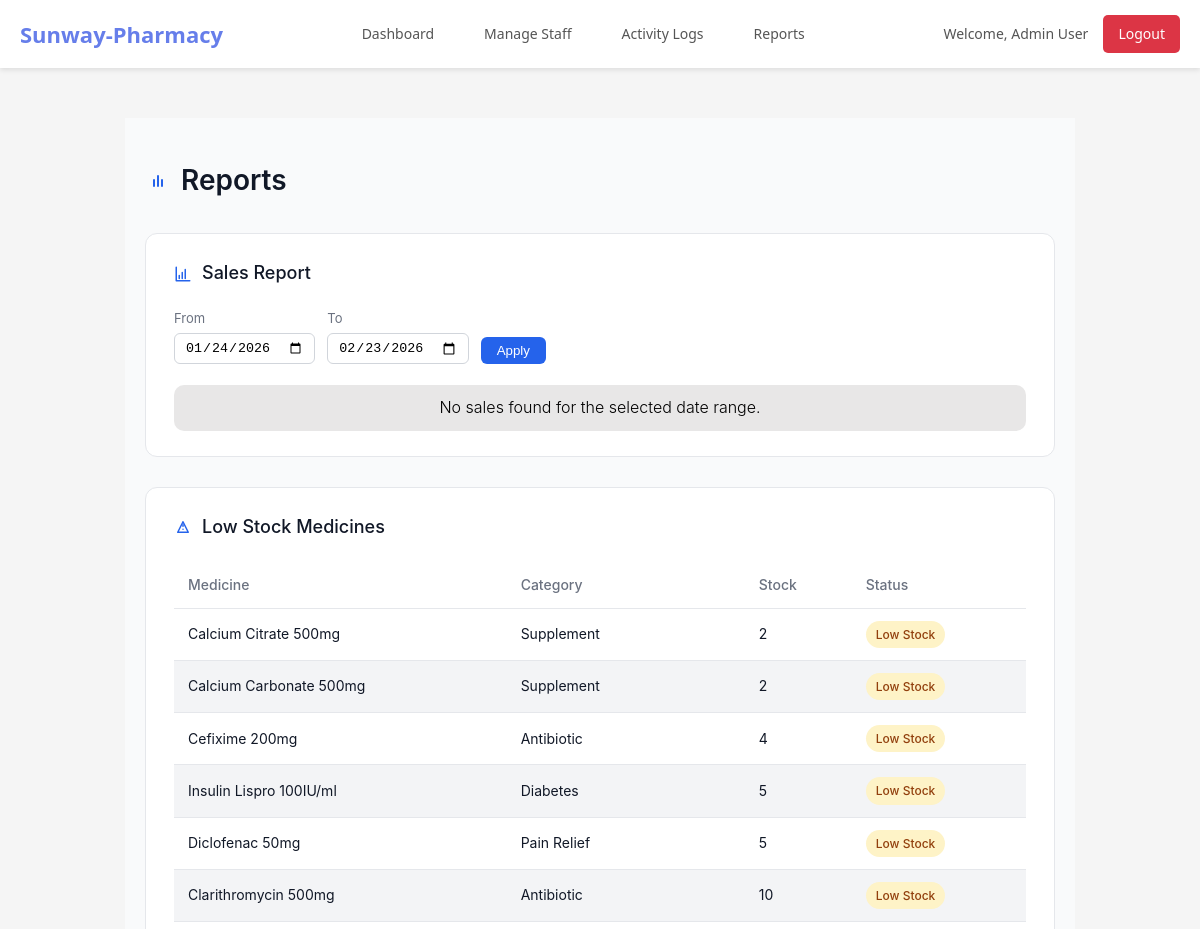
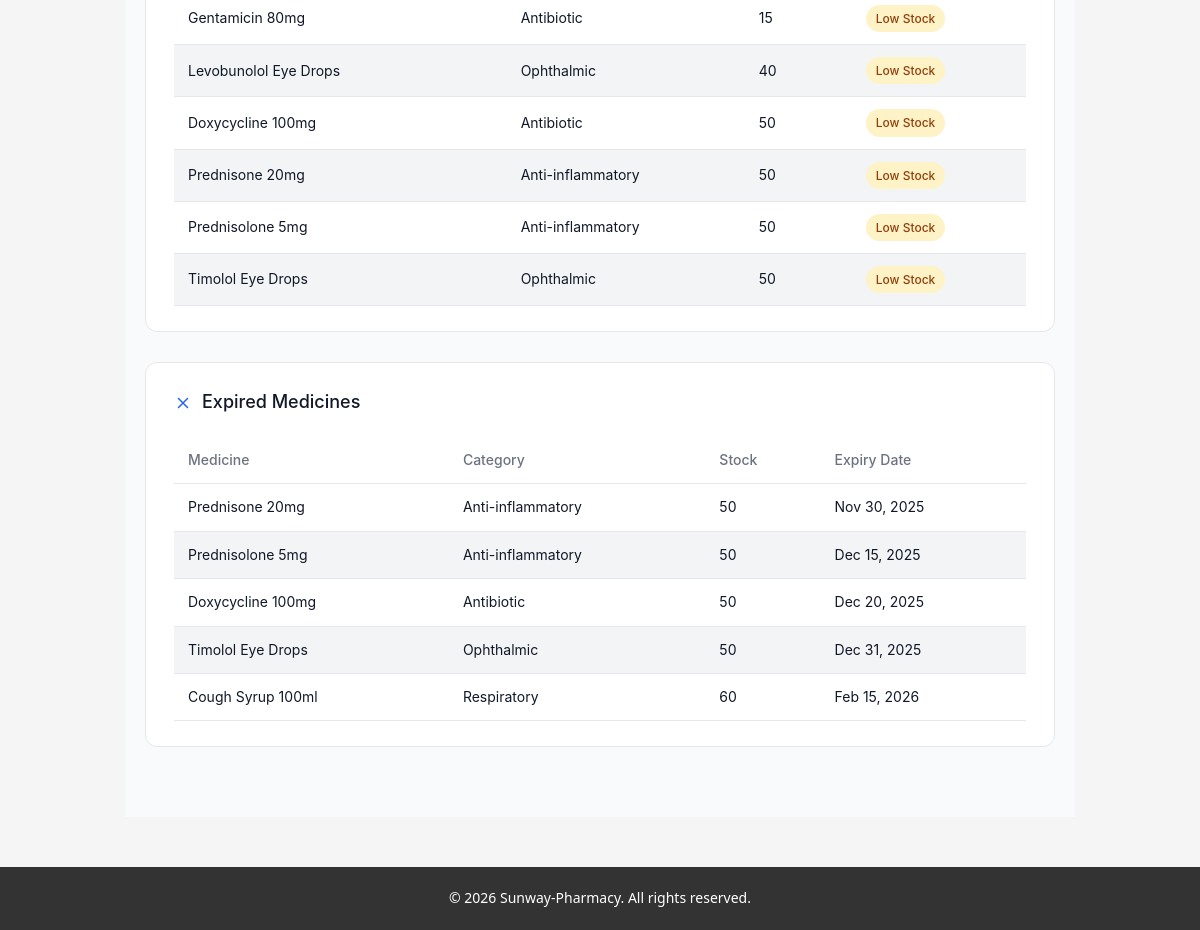
Screenshot of /admin/reports.php (signed in) with the database file from the repository (2 pictures, top to bottom).
### tables this page shows
CREATE TABLE `medicines` (
  `id` int(11) NOT NULL,
  `name` varchar(200) NOT NULL,
  `category` varchar(100) NOT NULL,
  `price` decimal(10,2) NOT NULL,
  `stock_quantity` int(11) NOT NULL DEFAULT 0,
  `expiry_date` date DEFAULT NULL,
  `created_at` timestamp NOT NULL DEFAULT current_timestamp(),
  `updated_at` timestamp NOT NULL DEFAULT current_timestamp() ON UPDATE current_timestamp()
);

### includes/functions.php (called while the page is built, shortened)
<?php
function format_date($date) {
    return date('M d, Y', strtotime($date));
}
?>

### admin/reports.php (the view, shortened to what this page needs)
<?php
include '../includes/header.php';
$from_date = $_GET['from_date'] ?? date('Y-m-d', strtotime('-30 days'));
$to_date   = $_GET['to_date'] ?? date('Y-m-d');
$sql = "SELECT DATE(created_at) as date, COUNT(*) as total_bills, SUM(total_amount) as total_sales
        FROM bills
        WHERE DATE(created_at) BETWEEN '$from_date' AND '$to_date'
        GROUP BY DATE(created_at)
        ORDER BY date DESC";
$sales_result = mysqli_query($conn, $sql);
$sql = "SELECT * FROM medicines WHERE stock_quantity <= " . LOW_STOCK_THRESHOLD . " ORDER BY stock_quantity ASC";
$low_stock_result = mysqli_query($conn, $sql);
$sql = "SELECT * FROM medicines WHERE expiry_date < CURDATE() ORDER BY expiry_date ASC";
$expired_result = mysqli_query($conn, $sql);
?>
<div class="reports-wrap">
    <div class="reports-header">
        <svg class="header-icon" fill="none" viewBox="0 0 24 24" stroke-width="2">
            <path stroke-linecap="round" stroke-linejoin="round" d="M9 17v-6m4 6V7m4 10V11"/>
        </svg>
        <h1>Reports</h1>
    </div>
    <div class="report-block">
        <h2>
            <svg class="icon" fill="none" viewBox="0 0 24 24" stroke-width="2">
                <path stroke-linecap="round" stroke-linejoin="round" d="M3 3v18h18M7 14v4M11 10v8M15 6v12"/>
            </svg>
            Sales Report
        </h2>
        <form method="GET" class="filter-form">
            <div>
                <label>From</label>
                <input type="date" name="from_date" value="<?php echo $from_date; ?>">
            </div>
            <div>
                <label>To</label>
                <input type="date" name="to_date" value="<?php echo $to_date; ?>">
            </div>
            <button type="submit">Apply</button>
        </form>
        <div class="table-wrap">
            <?php if(mysqli_num_rows($sales_result) > 0): ?>
            <table class="report-table">
                <thead>
                    <tr>
                        <th>Date</th>
                        <th>Total Bills</th>
                        <th>Total Sales</th>
                    </tr>
                </thead>
                <tbody>
                    <?php
                    $total_sales_sum = 0;
                    while ($sale = mysqli_fetch_assoc($sales_result)):
                        $total_sales_sum += $sale['total_sales'];
                    ?>
                        <tr>
                            <td><?php echo format_date($sale['date']); ?></td>
                            <td><?php echo $sale['total_bills']; ?></td>
                            <td><?php echo format_currency($sale['total_sales']); ?></td>
                        </tr>
                    <?php endwhile; ?>
                    <tr class="total-row">
                        <td>Total</td>
                        <td></td>
                        <td><?php echo format_currency($total_sales_sum); ?></td>
                    </tr>
                </tbody>
            </table>
            <?php else: ?>
                <div class="empty-state">No sales found for the selected date range.</div>
            <?php endif; ?>
        </div>
    </div>
    <div class="report-block">
        <h2>
            <svg class="icon" fill="none" viewBox="0 0 24 24" stroke-width="2">
                <path stroke-linecap="round" stroke-linejoin="round" d="M12 9v2m0 4h.01"/>
                <path stroke-linecap="round" stroke-linejoin="round" d="M5 19h14l-7-14-7 14z"/>
            </svg>
            Low Stock Medicines
        </h2>
        <div class="table-wrap">
            <?php if(mysqli_num_rows($low_stock_result) > 0): ?>
            <table class="report-table">
                <thead>
                    <tr>
                        <th>Medicine</th>
                        <th>Category</th>
                        <th>Stock</th>
                        <th>Status</th>
                    </tr>
                </thead>
                <tbody>
                    <?php while ($medicine = mysqli_fetch_assoc($low_stock_result)): ?>
                        <tr>
                            <td><?= htmlspecialchars($medicine['name']); ?></td>
                            <td><?= htmlspecialchars($medicine['category']); ?></td>
                            <td><?= $medicine['stock_quantity']; ?></td>
                            <td><span class="badge badge-warning">Low Stock</span></td>
                        </tr>
                    <?php endwhile; ?>
                </tbody>
            </table>
            <?php else: ?>
                <div class="empty-state">No low stock medicines found.</div>
            <?php endif; ?>
        </div>
    </div>
    <div class="report-block">
        <h2>
            <svg class="icon" fill="none" viewBox="0 0 24 24" stroke-width="2">
                <path stroke-linecap="round" stroke-linejoin="round" d="M6 18L18 6M6 6l12 12"/>
            </svg>
            Expired Medicines
        </h2>
        <div class="table-wrap">
            <?php if(mysqli_num_rows($expired_result) > 0): ?>
            <table class="report-table">
                <thead>
                    <tr>
                        <th>Medicine</th>
                        <th>Category</th>
                        <th>Stock</th>
                        <th>Expiry Date</th>
                    </tr>
                </thead>
                <tbody>
                    <?php while ($medicine = mysqli_fetch_assoc($expired_result)): ?>
                        <tr>
                            <td><?= htmlspecialchars($medicine['name']); ?></td>
                            <td><?= htmlspecialchars($medicine['category']); ?></td>
                            <td><?= $medicine['stock_quantity']; ?></td>
                            <td><?= format_date($medicine['expiry_date']); ?></td>
                        </tr>
                    <?php endwhile; ?>
                </tbody>
            </table>
            <?php else: ?>
                <div class="empty-state">No expired medicines found.</div>
            <?php endif; ?>
        </div>
    </div>
</div>
<link rel="stylesheet" href="../assets/css/reports.css">
<?php include '../includes/footer.php'; ?>

### assets/css/style.css (style rules this page uses)
* { margin: 0; padding: 0; box-sizing: border-box; }
body { font-family: 'Segoe UI', Tahoma, Geneva, Verdana, sans-serif; background-color: #f5f5f5; color: #333; line-height: 1.6; }
.badge { display: inline-block; padding: 5px 10px; border-radius: 12px; font-size: 12px; font-weight: 500; }
.badge-warning { background: #fff3cd; color: #856404; }
.empty-state { text-align: center; padding: 50px; color: #666; }

### assets/css/reports.css (style rules this page uses)
.reports-wrap { max-width: 950px; margin: 50px auto; padding: 40px 20px; font-family: 'Inter', sans-serif; color: #111827; background: #f9fafb; }
.reports-header { display: flex; align-items: center; gap: 12px; margin-bottom: 30px; }
.reports-header h1 { font-size: 28px; font-weight: 600; color: #111827; }
.header-icon { width: 24px; height: 24px; stroke: #2563eb; }
.report-block { background: #ffffff; border-radius: 12px; border: 1px solid #e5e7eb; padding: 25px 28px; margin-bottom: 30px; }
.report-block h2 { font-size: 18px; font-weight: 500; display: flex; align-items: center; gap: 10px; margin-bottom: 20px; }
.icon { width: 18px; height: 18px; stroke: #2563eb; }
.filter-form { display: flex; gap: 12px; flex-wrap: wrap; align-items: flex-end; margin-bottom: 20px; }
.filter-form div { display: flex; flex-direction: column; }
.filter-form label { font-size: 13px; color: #6b7280; margin-bottom: 4px; }
.filter-form input[type="date"] { padding: 6px 10px; border-radius: 6px; border: 1px solid #d1d5db; }
.filter-form button { background: #2563eb; color: #fff; padding: 6px 16px; border-radius: 6px; border: none; cursor: pointer; }
.table-wrap { overflow-x: auto; }
.report-table { width: 100%; border-collapse: collapse; font-size: 14px; }
.report-table th, .report-table td { padding: 12px 14px; text-align: left; white-space: nowrap; }
.report-table thead th { font-weight: 500; color: #6b7280; border-bottom: 1px solid #e5e7eb; }
.report-table tbody tr { border-bottom: 1px solid #e5e7eb; transition: background 0.2s; }
.report-table tbody tr:nth-child(even) { background-color: #f3f4f6; }
.badge { padding: 4px 10px; border-radius: 999px; font-size: 12px; font-weight: 500; display: inline-block; }
.badge-warning { background: #fef3c7; color: #92400e; }
.empty-state { padding: 10px; background: #e8e7e7; color: #000000; border-radius: 10px; text-align: center; font-weight: 300; margin-top: 1px; }

### rows the page displays
medicines: name "Calcium Citrate 500mg", category "Supplement", stock_quantity "2"
medicines: name "Calcium Carbonate 500mg", category "Supplement", stock_quantity "2"
medicines: name "Cefixime 200mg", category "Antibiotic", stock_quantity "4"
medicines: name "Insulin Lispro 100IU/ml", category "Diabetes", stock_quantity "5"
medicines: name "Diclofenac 50mg", category "Pain Relief", stock_quantity "5"
medicines: name "Clarithromycin 500mg", category "Antibiotic", stock_quantity "10"
medicines: name "Gentamicin 80mg", category "Antibiotic", stock_quantity "15"
medicines: name "Levobunolol Eye Drops", category "Ophthalmic", stock_quantity "40"
medicines: name "Doxycycline 100mg", category "Antibiotic", stock_quantity "50", expiry_date "Dec 20, 2025"
medicines: name "Prednisone 20mg", category "Anti-inflammatory", stock_quantity "50", expiry_date "Nov 30, 2025"
medicines: name "Prednisolone 5mg", category "Anti-inflammatory", stock_quantity "50", expiry_date "Dec 15, 2025"
medicines: name "Timolol Eye Drops", category "Ophthalmic", stock_quantity "50", expiry_date "Dec 31, 2025"
medicines: name "Cough Syrup 100ml", category "Respiratory", stock_quantity "60", expiry_date "Feb 15, 2026"

### other values shown
SITE_NAME "Sunway-Pharmacy"
$_SESSION['name'] "Admin User"
